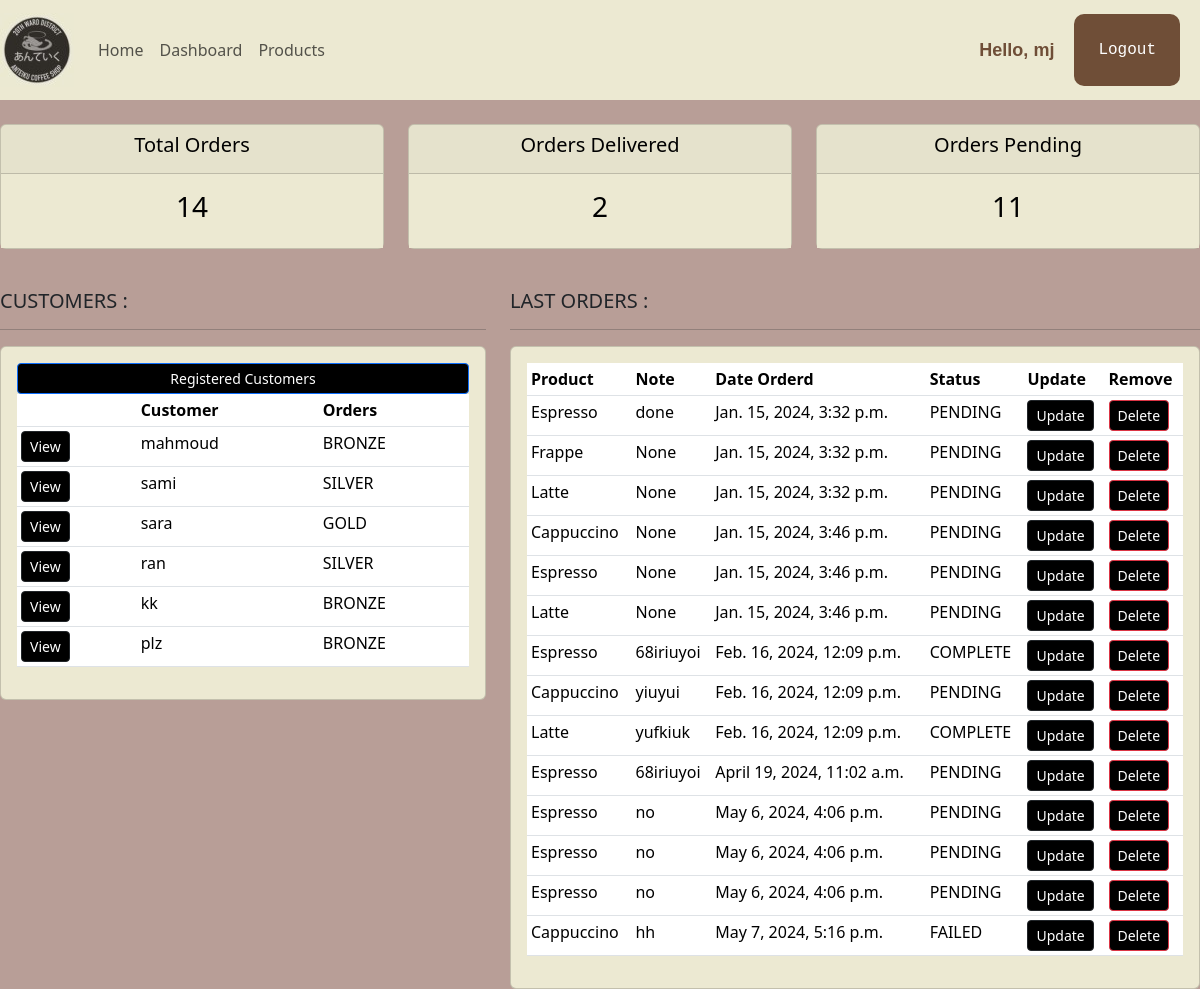
Page /dashboard/ (signed in) on the earlier database version.
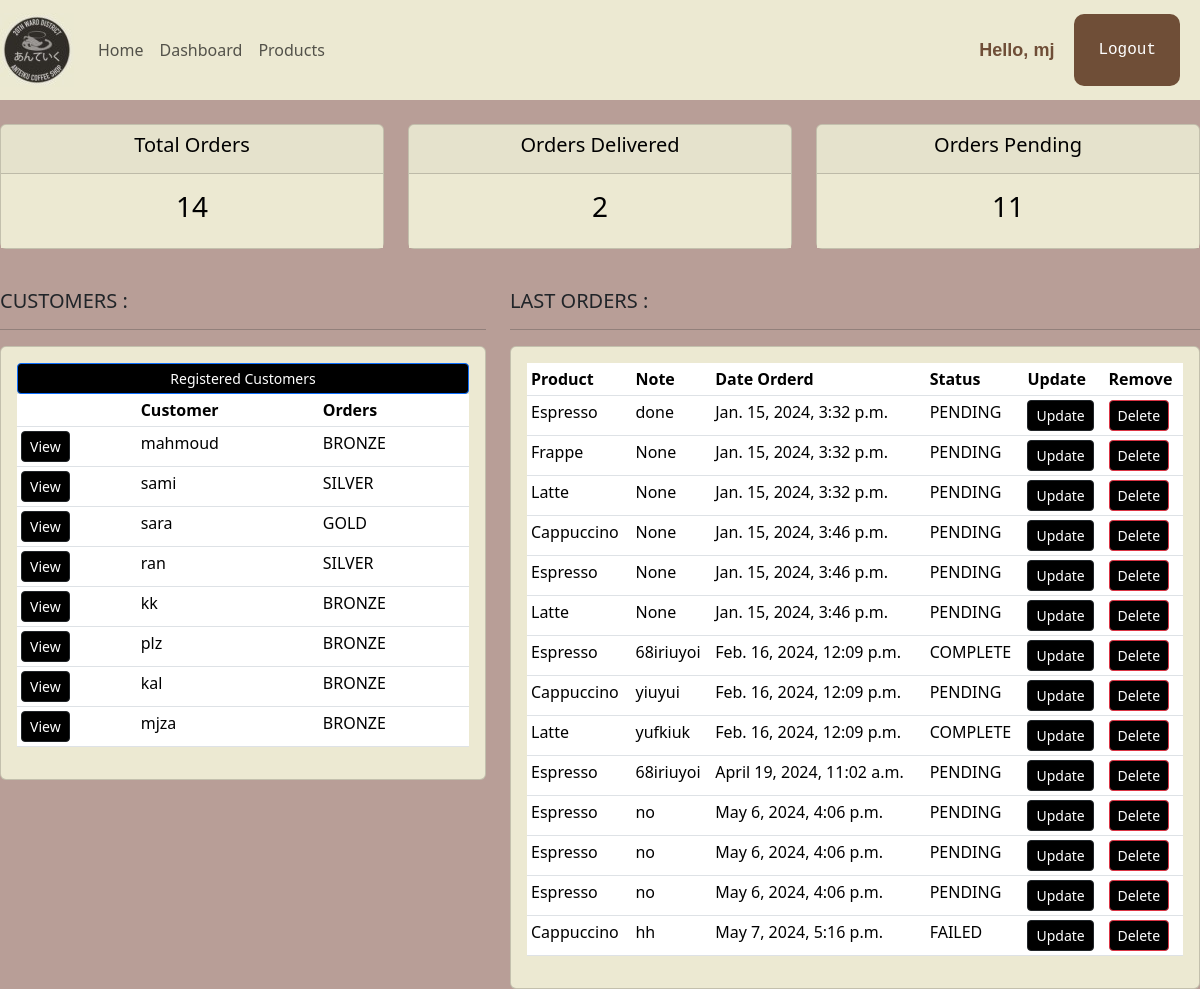
Same page on the later database version.
### shopFront/models.py (models this page shows, shortened)
class Customer(models.Model):
    user = models.OneToOneField(User,null=True,blank=True,on_delete=models.CASCADE)
    name = models.CharField(max_length=255)
    last_name = models.CharField(max_length=255)
    email = models.EmailField(max_length=200, null=True)
    profile_pic = models.FileField(default="profile1.png", null=True, blank=True)
    phone = models.CharField(max_length=255)
    birth_date = models.DateField(null=True)
    membership = models.CharField(max_length=6,choices=MEMPERSHIP_CHOICES,default=MEMBERSHIP_BRONZE)

class Order(models.Model):
    placed_at = models.DateTimeField(auto_now_add=True)
    payment_status = models.CharField(max_length=20,choices=PAYMENT_STATUS_CHOICES,default=PAYMENT_STATUS_PENDING)
    customer = models.ForeignKey(Customer,on_delete=models.PROTECT)
    product = models.ForeignKey(Product,null=True, on_delete=models.PROTECT)
    note = models.CharField(max_length=1000, null=True)

class Product(models.Model):
    CATEGORY = (
			('Hot', 'Hot'),
			('Cold', 'Cold'),
			)
    HOLIDAYS = (
        ('Eid al-Fitr', 'Eid al-Fitr'),
        ('Christmas', 'Christmas'),
        ('Halloween', 'Halloween'),
    )
    title = models.CharField(max_length=255)
    description = models.TextField()
    unit_price = models.DecimalField(max_digits=6,decimal_places=2)
    inventory = models.IntegerField()
    last_update = models.DateTimeField(auto_now=True)
    promotions = models.CharField(max_length=200, null=True, choices=HOLIDAYS)
    category = models.CharField(max_length=200, null=True, choices=CATEGORY)
    def __str__(self):
        return self.title

### shopFront/decorators.py (the view)
	def wrapper_function(request, *args, **kwargs):
		group = None
		if request.user.groups.exists():
			group = request.user.groups.all()[0].name
		if group == 'customer':
			return redirect('user-page')
		if group == 'admin':
			return view_func(request, *args, **kwargs)

### shopFront/views.py (called while the page is built)
@login_required(login_url='loginPage')
@admin_only
def dashboard(request):
    orders = Order.objects.all()
    customers = Customer.objects.all()
    total_customers = customers.count()
    total_orders = orders.count()
    delivered = orders.filter(payment_status='COMPLETE').count
    pending = orders.filter(payment_status='PENDING').count
    context = {'orders':orders,'customers':customers,
               'total_orders':total_orders,'delivered':delivered,
               'pending':pending}
    return render(request,'shopFront/dashboard.html',context)

### shopFront/templates/shopFront/dashboard.html (shortened to what this page needs)
{% extends "shopFront/main.html" %}
{% load static %}
{% block content %}
{% include "shopFront/status.html" %}
<!DOCTYPE html>
<html lang="en">
<head>
    <link rel="stylesheet" href="{%static '/css/dashboard.css'%}">
</head>
<body>
    <br>
<div class="row">
    <div class="col-md-5">
        <h5>CUSTOMERS :</h5>
        <hr>
        <div class="card card-body">
            <a class="btn btn-primary btn-sm btn-block" href="">Registered Customers</a>
            <table class="table table-sm">
                <tr>
                    <th></th>
                    <th>Customer</th>
                    <th>Orders</th>
                </tr>
                {%for customer in customers%}
                            <tr>
                                <td><a class="btn btn-sm btn-dark" href="{% url "customerPage" customer.id %}">
                                    View
                                </a></td>
                                <td>{{customer.name}}</td>
                                <td>{{customer.membership}}</td>
                            </tr>
                {% endfor %}
            </table>
        </div>
    </div>
    <div class="col-md-7">
        <h5>LAST ORDERS :</h5>
        <hr>
        <div class="card card-body">
            <table class="table table-sm">
                <tr>
                    <th>Product</th>
                    <th>Note</th>
                    <th>Date Orderd</th>
                    <th>Status</th>
                    <th>Update</th>
                    <th>Remove</th>
                </tr>
                {%for order in orders%}
                            <tr>
                                <td>{{order.product}}</td>
                                <td>{{order.note}}</td>
                                <td>{{order.placed_at}}</td>
                                <td>{{order.payment_status}}</td>
                                <td><a class="btn btn-sm  btn-dark" href="{% url "update_order" order.id %}">Update</a></td>
                                <td><a class="btn btn-sm btn-danger" href="{% url "delete_order" order.id %}">Delete</a></td>
                            </tr>
                {% endfor %}
            </table>
        </div>
    </div>
</div>
</body>
</html>
{% endblock  %}

Differences in the rows shown:
added Customer: name "kal", membership "BRONZE"
added Customer: name "mjza", membership "BRONZE"
